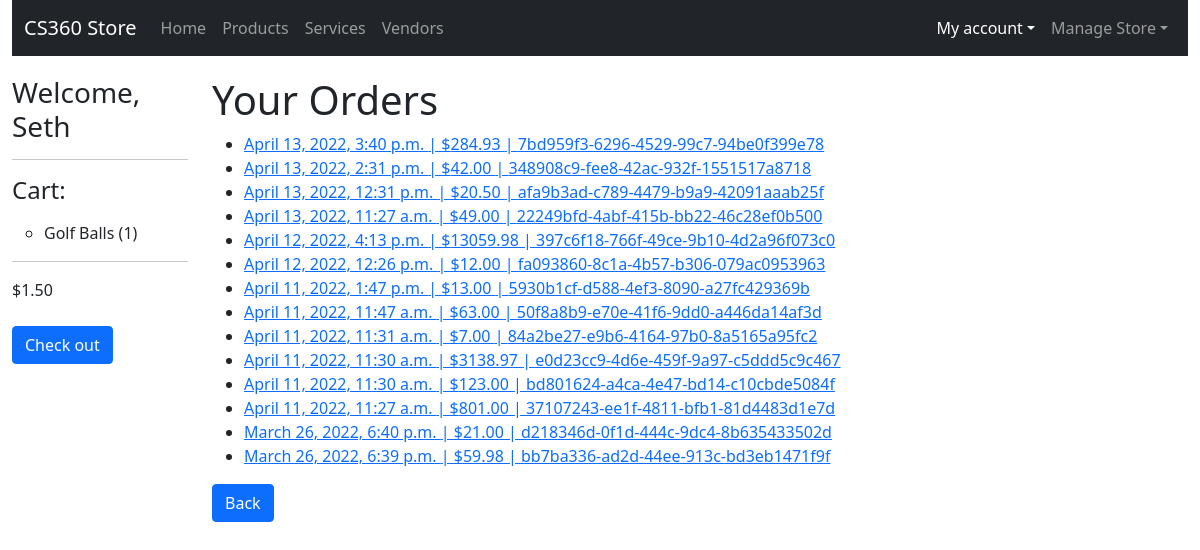
The page /store/my-orders/ (signed in) on the database its author committed.
### storeApp/models.py (models this page shows, shortened)
class CartProduct(models.Model):
    id = models.UUIDField(primary_key=True, default=uuid.uuid4, help_text="Unique ID for this product in cart", editable=False)
    cart = models.ForeignKey(Cart, on_delete=models.CASCADE,)
    product = models.ForeignKey(ProductListing, on_delete=models.RESTRICT)
    quantity = models.IntegerField(default=0, validators=[MaxValueValidator(9999)])

class ProductListing(models.Model):
    id = models.UUIDField(primary_key=True, default=uuid.uuid4, help_text="Unique ID for this particular order", editable=False)
    active = models.BooleanField(default=True)
    name = models.CharField(max_length=200, help_text="Enter a name for your product.")
    imageURL = models.URLField(max_length=200, help_text="Enter image URL", default="https://picsum.photos/400/300")
    price = models.DecimalField(decimal_places=2, max_digits=7) # allows max price of $99,999.99
    description = models.TextField()
    quantity_available = models.IntegerField(help_text="How many are available? Leave blank if unlimited.", null=True, blank=True)
    restockDate = models.DateField(help_text="Leave blank if N/A",null=True, blank=True)
    vendor = models.ForeignKey(Vendor, on_delete=models.RESTRICT)
    tags = models.ManyToManyField(ProductTag, blank=True)
    def list_tags(self):
        return ', '.join(tag.name for tag in self.tags.all()[:3])
    list_tags.short_description = 'Tags'
    class Meta:
        permissions = (("can_set_active", "Set product as active"),)

class Cart(models.Model):
    id = models.UUIDField(primary_key=True, default=uuid.uuid4, help_text="Unique ID for this user's cart", editable=False)
    user = models.OneToOneField(User, on_delete=models.CASCADE, null=False)
    subtotal = models.DecimalField(decimal_places=2, max_digits=7, default=0)

class Invoice(models.Model):
    id = models.UUIDField(primary_key=True, default=uuid.uuid4, help_text="Unique ID for this particular order", editable=False)
    purchaser = models.ForeignKey(User, on_delete=models.SET_NULL, null=True)
    date_placed = models.DateTimeField(default=datetime.now, blank=True)
    total_payment = models.DecimalField(decimal_places=2, max_digits=7, default=0)
    def get_absolute_url(self):
        return reverse('my-orders-detail', args=[str(self.id)])

### storeApp/views.py (the view)
# urls.py: path('my-orders/', views.MyOrdersListView.as_view(), name='my-orders'),
class MyOrdersListView(LoginRequiredMixin, generic.ListView):
    model = Invoice
    template_name = 'storeApp/customers/my_orders_list.html'
    def get_queryset(self):
        return Invoice.objects.filter(purchaser=self.request.user).order_by('-date_placed')

### storeApp/templates/storeApp/customers/my_orders_list.html (shortened to what this page needs)
{% extends "base_generic.html" %}
{% block content %}
<h1>Your Orders</h1>
{% if invoice_list %}
    <ul>
    {% for invoice in invoice_list %}
        <li><a href="{{ invoice.get_absolute_url }}">{{ invoice.date_placed }} | ${{ invoice.total_payment }} | {{ invoice.id }}</a></li>
    {% endfor %}
    </ul>
{% endif %}
<a href="javascript:history.go(-1)" class="btn btn-primary">Back</a>
{% endblock content %}

### storeApp/templates/base_generic.html (shortened to what this page needs)
<!DOCTYPE html>
<html lang="en">
<head>
  <link href="https://cdn.jsdelivr.net/npm/bootstrap@5.0.2/dist/css/bootstrap.min.css" rel="stylesheet">
  {% load static %}
  <link rel="stylesheet" href="{% static 'css/styles.css' %}">
</head>
<body>
  <div class="container-fluid">
    <nav class="navbar navbar-expand-md navbar-dark bg-dark" aria-label="Fourth navbar example">
      <div class="container-fluid">
        <a class="navbar-brand" href="{% url 'index' %}">CS360 Store</a>
        <div class="collapse navbar-collapse" id="navbarsExample04">
          <ul class="navbar-nav me-auto mb-2 mb-md-0">
            <li class="nav-item"><a class="nav-link {% if request.resolver_match.url_name == 'index' %}active{% endif %}" href="{% url 'index' %}">Home</a></li>
            <li class="nav-item"><a class="nav-link {% if request.resolver_match.url_name == 'products' %}active{% endif %}" href="{% url 'products' %}">Products</a></li>
            <li class="nav-item"><a class="nav-link {% if request.resolver_match.url_name == 'services' %}active{% endif %}" href="{% url 'services' %}">Services</a></li>
            <li class="nav-item"><a class="nav-link {% if request.resolver_match.url_name == 'vendors' %}active{% endif %}" href="{% url 'vendors' %}">Vendors</a></li>
          </ul>
          <ul class="navbar-nav">
            {% if user.is_authenticated %}
            <li class="nav-item dropdown">
              <a class="nav-link dropdown-toggle {% if request.resolver_match.url_name == 'my-cart' or request.resolver_match.url_name == 'my-orders' or request.resolver_match.url_name == 'logout' %}active{% endif %}" href="#" id="dropdown04" data-bs-toggle="dropdown" aria-expanded="false">My account</a>
            </li>
            {% else %}
            <li class="nav-item"><a class="nav-link" href="{% url 'login' %}">Log in</a></li>
            {% endif %}
            {% if perms.storeApp.can_set_active %}
            <li class="nav-item dropdown">
              <a class="nav-link dropdown-toggle " href="#" id="dropdown05" data-bs-toggle="dropdown" aria-expanded="false">Manage Store</a>
            </li>
            {% endif %}
          </ul>
        </div>
      </div>
    </nav>
    <div class="row">
      <div class="col-sm-2">
      {% block sidebar %}
        <ul class="sidebar-nav">
          {% if user.is_authenticated %}
          <h3>Welcome, {{ user.first_name }}</h3>
          {% endif %}
          {% if user.cart.cartproduct_set.all or user.cart.cartservice_set.all %}
          <hr/>
          <h4 class="mb-3">Cart:</h4>
          {% else %}
          <p>Add something to your cart to get started!</p>
          {% endif %}
          {% if user.cart.cartproduct_set.all %}
            <ul>
              {% for cproduct in  user.cart.cartproduct_set.all %}
              <li>{{ cproduct.product.name }} ({{ cproduct.quantity }})</li>
              {% endfor %}
            </ul>
            <hr/>
            <p>${{ user.cart.subtotal }}</p>
            <a class="btn btn-primary mt-2" href="{% url 'my-cart' %}">Check out</a>
          {% endif %}
     {% endblock %}
      </div>
      <div class="col-sm-10 ">{% block content %}{% endblock %}</div>
    </div>
  </div>
</body>
</html>

### storeApp/static/css/styles.css (style rules this page uses)
.sidebar-nav { margin-top: 20px; padding: 0; list-style: none; }
h1 { margin-top: 20px; }

### rows shown on the page
CartProduct: product.name "Golf Balls", quantity "1"
Invoice: date_placed "April 13, 2022, 3:40 p.m.", total_payment "284.93", id "7bd959f3-6296-4529-99c7-94be0f399e78"
Invoice: date_placed "April 13, 2022, 2:31 p.m.", total_payment "42.00", id "348908c9-fee8-42ac-932f-1551517a8718"
Invoice: date_placed "April 13, 2022, 12:31 p.m.", total_payment "20.50", id "afa9b3ad-c789-4479-b9a9-42091aaab25f"
Invoice: date_placed "April 13, 2022, 11:27 a.m.", total_payment "49.00", id "22249bfd-4abf-415b-bb22-46c28ef0b500"
Invoice: date_placed "April 12, 2022, 4:13 p.m.", total_payment "13059.98", id "397c6f18-766f-49ce-9b10-4d2a96f073c0"
Invoice: date_placed "April 12, 2022, 12:26 p.m.", total_payment "12.00", id "fa093860-8c1a-4b57-b306-079ac0953963"
Invoice: date_placed "April 11, 2022, 1:47 p.m.", total_payment "13.00", id "5930b1cf-d588-4ef3-8090-a27fc429369b"
Invoice: date_placed "April 11, 2022, 11:47 a.m.", total_payment "63.00", id "50f8a8b9-e70e-41f6-9dd0-a446da14af3d"
Invoice: date_placed "April 11, 2022, 11:31 a.m.", total_payment "7.00", id "84a2be27-e9b6-4164-97b0-8a5165a95fc2"
Invoice: date_placed "April 11, 2022, 11:30 a.m.", total_payment "3138.97", id "e0d23cc9-4d6e-459f-9a97-c5ddd5c9c467"
Invoice: date_placed "April 11, 2022, 11:30 a.m.", total_payment "123.00", id "bd801624-a4ca-4e47-bd14-c10cbde5084f"
Invoice: date_placed "April 11, 2022, 11:27 a.m.", total_payment "801.00", id "37107243-ee1f-4811-bfb1-81d4483d1e7d"
Invoice: date_placed "March 26, 2022, 6:40 p.m.", total_payment "21.00", id "d218346d-0f1d-444c-9dc4-8b635433502d"
Invoice: date_placed "March 26, 2022, 6:39 p.m.", total_payment "59.98", id "bb7ba336-ad2d-44ee-913c-bd3eb1471f9f"

### other values the page prints
{{ user.first_name }} "Seth"
{{ user.cart.subtotal }} "1.50"
